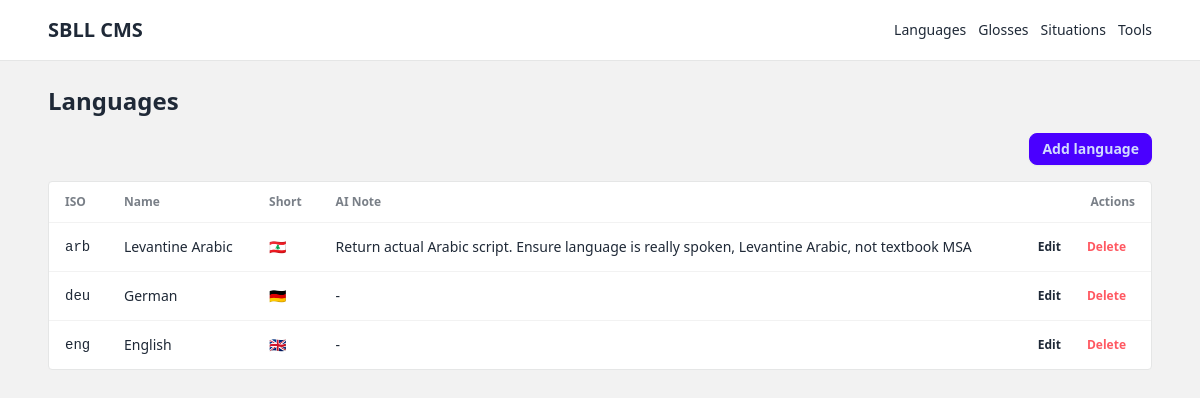
Page /languages/ on the committed database.
### cms/models/language.py (models this page shows, shortened)
class Language(models.Model):
    iso = models.CharField(max_length=3, primary_key=True)
    name = models.CharField(max_length=128)
    short = models.CharField(max_length=50, null=True, blank=True)
    ai_note = models.TextField(blank=True)

### cms/views/language/list.py (the view)
# urls.py: path("languages/", views.language_list, name="language_list"),
def language_list(request):
    languages = Language.objects.order_by("iso")
    return render(request, "cms/language_list.html", {"languages": languages})

### cms/templates/cms/language_list.html (shortened to what this page needs)
{% extends "cms/base.html" %}
{% load lucide_tags %}
{% block content %}
<h1 class="text-2xl font-semibold mb-4">Languages</h1>
<div class="flex justify-end mb-4">
  <a href="{% url 'language_create' %}" class="btn btn-primary btn-sm flex items-center gap-2">
    <span>Add language</span>
  </a>
</div>
<div class="overflow-x-auto bg-base-100 border border-base-300 rounded">
  <table class="table">
    <thead>
      <tr>
        <th>ISO</th>
        <th>Name</th>
        <th>Short</th>
        <th>AI Note</th>
        <th class="text-right">Actions</th>
      </tr>
    </thead>
    <tbody>
      {% for language in languages %}
      <tr>
        <td class="font-mono">{{ language.iso }}</td>
        <td>{{ language.name }}</td>
        <td>{{ language.short|default:"-" }}</td>
        <td>{{ language.ai_note|default:"-" }}</td>
        <td class="text-right">
          <div class="flex justify-end gap-2">
            <a href="{% url 'language_update' language.iso %}" class="btn btn-ghost btn-xs gap-1">
              {% lucide "pencil" class="w-4 h-4" %} Edit
            </a>
            <a href="{% url 'language_delete' language.iso %}" class="btn btn-ghost btn-xs text-error gap-1">
              {% lucide "trash" class="w-4 h-4" %} Delete
            </a>
          </div>
        </td>
      </tr>
      {% empty %}
      <tr><td colspan="5" class="text-center text-light">No languages yet.</td></tr>
      {% endfor %}
    </tbody>
  </table>
</div>
{% endblock %}

### rows in the picture
Language: iso "arb", name "Levantine Arabic", short "🇱🇧", ai_note "Return actual Arabic script. Ensure language is really spoken, Levantine Arabic, not textbook MSA"
Language: iso "deu", name "German", short "🇩🇪", ai_note "-"
Language: iso "eng", name "English", short "🇬🇧", ai_note "-"
